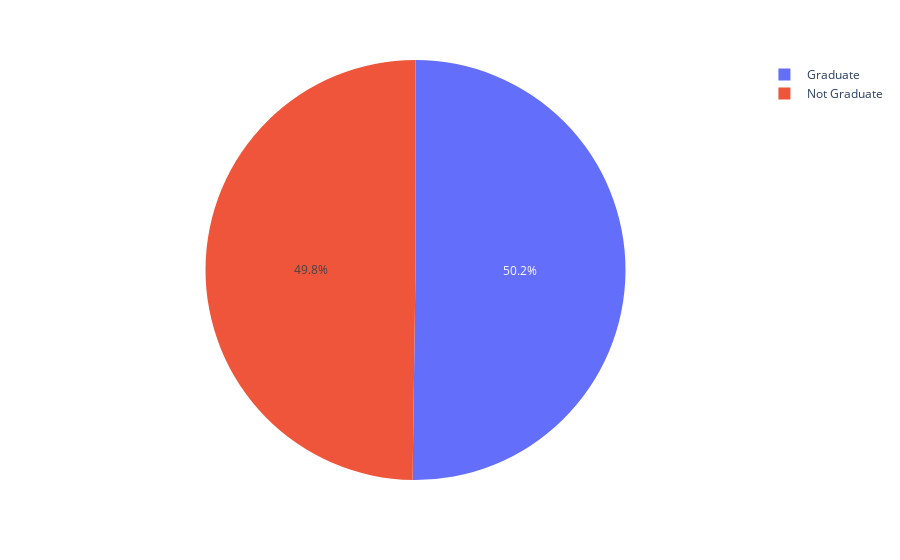

Notebook source saved alongside this figure:
### Code cell
px.pie(dataset, ' education')

### Figure 1 — Plotly figure (JSON) as saved in the notebook; plotly's stock layout.template omitted (floating-point values rounded to 4 significant figures; data arrays with more than 128 entries replaced by an {"elided": "..."} marker saying what was removed)
{"data": [{"domain": {"x": [0, 1], "y": [0, 1]}, "hovertemplate": " education=%{label}<extra></extra>", "labels": {"elided": "4269 str values"}, "legendgroup": "", "name": "", "showlegend": true, "type": "pie"}], "layout": {"autosize": true, "legend": {"tracegroupgap": 0}, "margin": {"t": 60}}}
